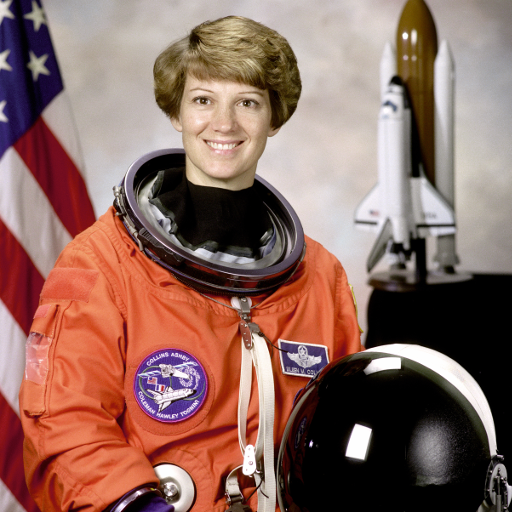
#> input picture data/astronaut.png, 512 x 512 px; its folder holds only this picture in this run
$ python -i adaptive_filter.py   (imports and definitions only)
#> lines starting #> are read from the running program, lines starting #| are printed output that depends on the picture; after the words box and inside, x2 and y2 are one past the last pixel; in counts of white or black regions, pixels touching at a corner belong together
import cv2
import numpy as np
from scipy.ndimage import uniform_filter

def create_gaussian_kernel(size=5, sigma=1.0):
    """Generates a 2D Gaussian kernel manually."""
    k = size // 2
    x, y = np.mgrid[-k:k+1, -k:k+1]
    normal = 1 / (2.0 * np.pi * sigma**2)
    g = np.exp(-((x**2 + y**2) / (2.0*sigma**2))) * normal
    return g / g.sum()

from scipy.ndimage import convolve
from numpy.lib.stride_tricks import sliding_window_view

def apply_gaussian(image, kernel_size=(5, 5), sigma=0):
    k_size = kernel_size[0]
    if sigma <= 0: # OpenCV default formula
        sigma = 0.3 * ((k_size - 1) * 0.5 - 1) + 0.8

    kernel = create_gaussian_kernel(size=k_size, sigma=sigma)

    if len(image.shape) == 3:
        res = np.zeros_like(image, dtype=np.float32)
        for i in range(3):
            # Apply convolution manually
            res[:,:,i] = convolve(image[:,:,i].astype(np.float32), kernel, mode='reflect')
        return np.clip(res, 0, 255).astype(np.uint8)
    else:
        # Apply convolution manually
        res = convolve(image.astype(np.float32), kernel, mode='reflect')
        return np.clip(res, 0, 255).astype(np.uint8)

def apply_median(image, kernel_size=5):
    """
    Manual Median Filter:
    1. Sliding window
    2. Sort values
    3. Pick median
    """
    pad = kernel_size // 2

    if len(image.shape) == 3:
        res = np.zeros_like(image)
        for c in range(3):
            padded = np.pad(image[:,:,c], pad, mode='reflect')
            # Extract sliding window
            windows = sliding_window_view(padded, (kernel_size, kernel_size))
            windows_flat = windows.reshape(windows.shape[0], windows.shape[1], -1)
            # Sort the array natively
            windows_flat.sort(axis=-1)
            # Pick median element
            mid = (kernel_size * kernel_size) // 2
            res[:,:,c] = windows_flat[:, :, mid]
        return res
    else:
        padded = np.pad(image, pad, mode='reflect')
        windows = sliding_window_view(padded, (kernel_size, kernel_size))
        windows_flat = windows.reshape(windows.shape[0], windows.shape[1], -1)
        windows_flat.sort(axis=-1)
        mid = (kernel_size * kernel_size) // 2
        return windows_flat[:, :, mid].astype(np.uint8)

def hybrid_filter_fixed(image, threshold, kernel_size=5):
    gaussian_filtered = apply_gaussian(image, (kernel_size, kernel_size))
    median_filtered = apply_median(image, kernel_size)

    gray = cv2.cvtColor(image, cv2.COLOR_BGR2GRAY) if len(image.shape) == 3 else image
    gray = gray.astype(np.float32)

    mean_sq = uniform_filter(gray**2, size=kernel_size)
    sq_mean = uniform_filter(gray, size=kernel_size)**2
    local_variance = np.maximum(mean_sq - sq_mean, 0)

    mask = local_variance > threshold
    if len(image.shape) == 3:
        mask = np.repeat(mask[:, :, np.newaxis], image.shape[2], axis=2)

    final_image = np.where(mask, median_filtered, gaussian_filtered)
    return final_image.astype(np.uint8)

def hybrid_filter_dynamic(image, k_param=1.0, kernel_size=5):
    gray = cv2.cvtColor(image, cv2.COLOR_BGR2GRAY) if len(image.shape) == 3 else image
    gray = gray.astype(np.float32)

    global_variance = np.var(gray)
    threshold = k_param * global_variance

    return hybrid_filter_fixed(image, threshold, kernel_size)

# [50 lines left out: functions create_dct_matrix, apply_dct, not called in this run]

>>> import cv2
>>> picture = cv2.imread('data/astronaut.png')
#> picture is the input picture: shape (512, 512, 3); mean B, G, R 96.5, 105.8, 141.6
>>> result = hybrid_filter_dynamic(picture)
#> in hybrid_filter_dynamic, `gray = cv2.cvtColor(image, cv2.COLOR_BGR2GRAY) if len(image.shape) == ..`:
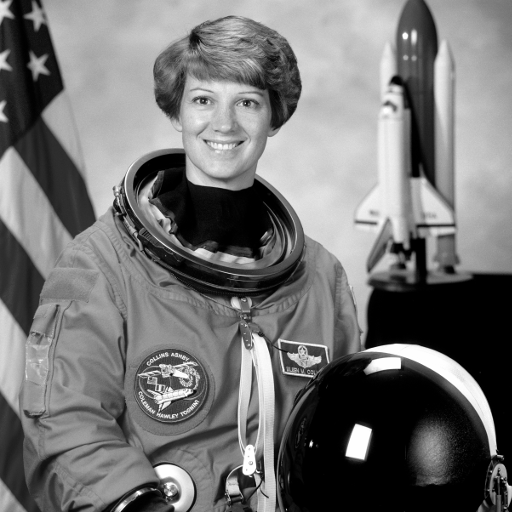
#> gray: shape (512, 512); min 0, max 255, mean 115.4
#> in hybrid_filter_dynamic, `global_variance = np.var(gray)`: global_variance = 5643.5
#> after the loop in apply_gaussian, `for i in range(3):`:
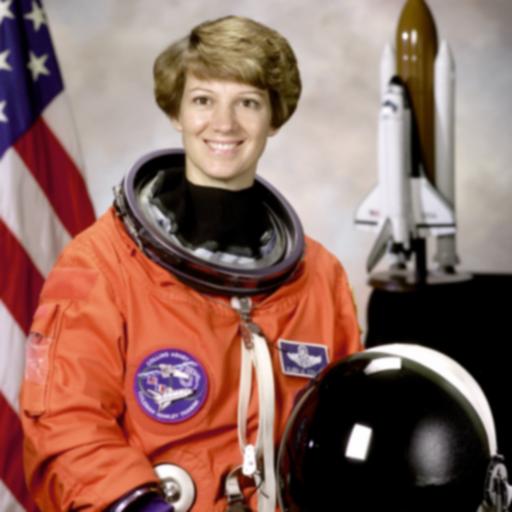
#> res: shape (512, 512, 3) float32; mean B, G, R 96.5, 105.8, 141.6
#> the loop in apply_median, `for c in range(3):` made 3 passes
#> pass 1, in apply_median, `padded = np.pad(image[:,:,c], pad, mode='reflect')`:
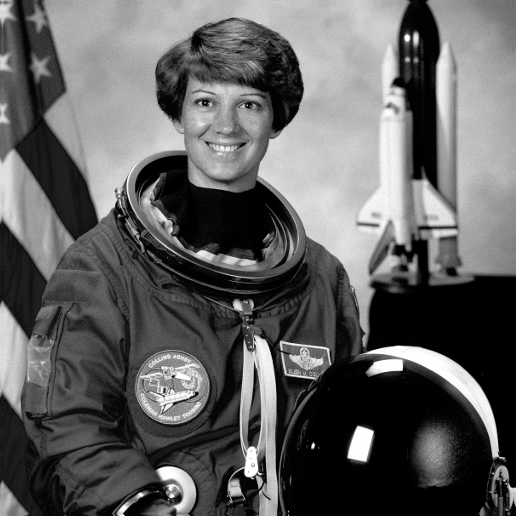
#> padded: shape (516, 516); min 0, max 255, mean 96.5
#> pass 3, in apply_median, `padded = np.pad(image[:,:,c], pad, mode='reflect')`:
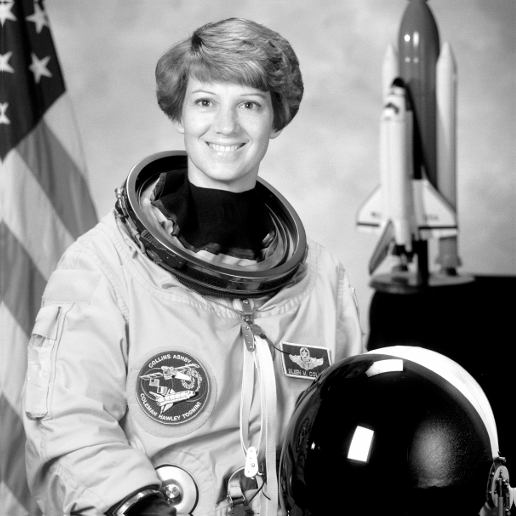
#> padded: shape (516, 516); min 0, max 255, mean 141.2
#> in hybrid_filter_fixed, `mean_sq = uniform_filter(gray**2, size=kernel_size)`:
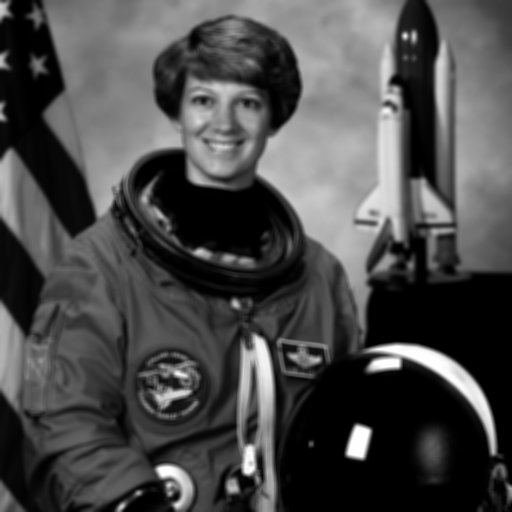
#> mean_sq: shape (512, 512) float32; min 0, max 64638.2, mean 18961.8; drawn with min black and max white
#> in hybrid_filter_fixed, `local_variance = np.maximum(mean_sq - sq_mean, 0)`:
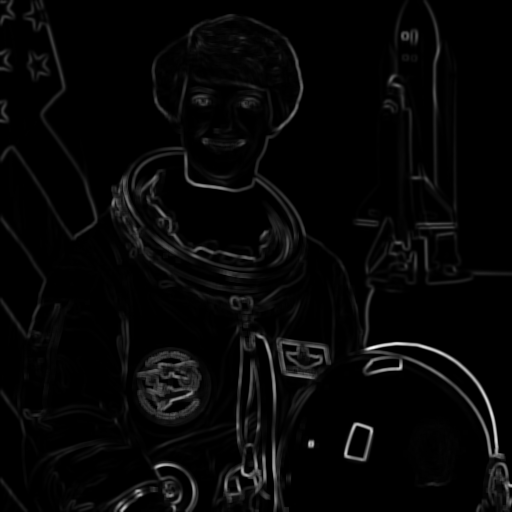
#> local_variance: shape (512, 512) float32; min 0, max 13286.1, mean 368.7; drawn with min black and max white
#> in hybrid_filter_fixed, `mask = local_variance > threshold`:
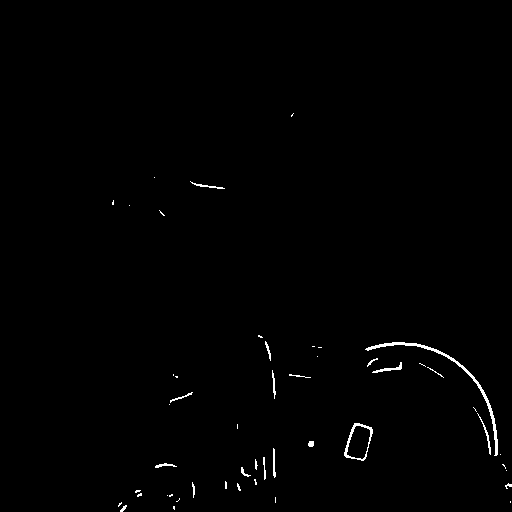
#> mask: shape (512, 512) bool; 0.68% white in thin lines or dots, all inside (x1, y1, x2, y2) = (112, 113, 512, 512)
